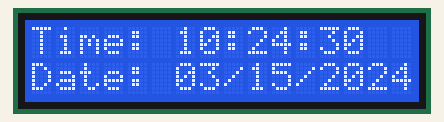
Bench run of a program on a simulated Raspberry Pi (BCM pin numbers). On the bench: 16×2 character LCD. The clock reads 2024-03-15 10:24:30 at power-on unless the program sets it.

Above: at 0.1 s.
At 4.1 s:
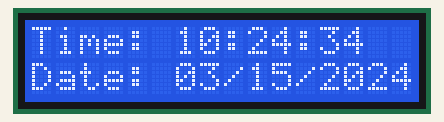
At 9.1 s:
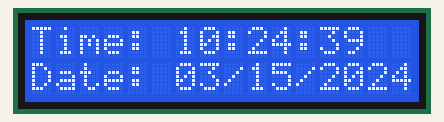
At 19.1 s:
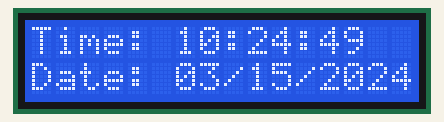
At 29.1 s:
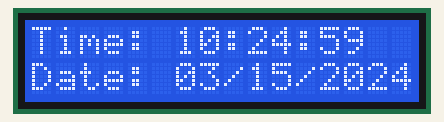
At 39.1 s:
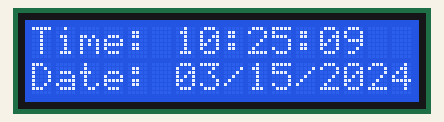

Measured:
- what the display in image 1 shows lasts 1.0 s, from 4.0 s to 5.0 s

The program:

lcd1.py
```python
from RPLCD import CharLCD
import time
lcd = CharLCD(cols=16, rows=2, pin_rs=37, pin_e=35, pins_data=[33, 31, 29, 23])


while True:
    lcd.write_string("Time: %s" %time.strftime("%H:%M:%S"))

    lcd.cursor_pos = (1, 0)
    lcd.write_string("Date: %s" %time.strftime("%m/%d/%Y"))
```
